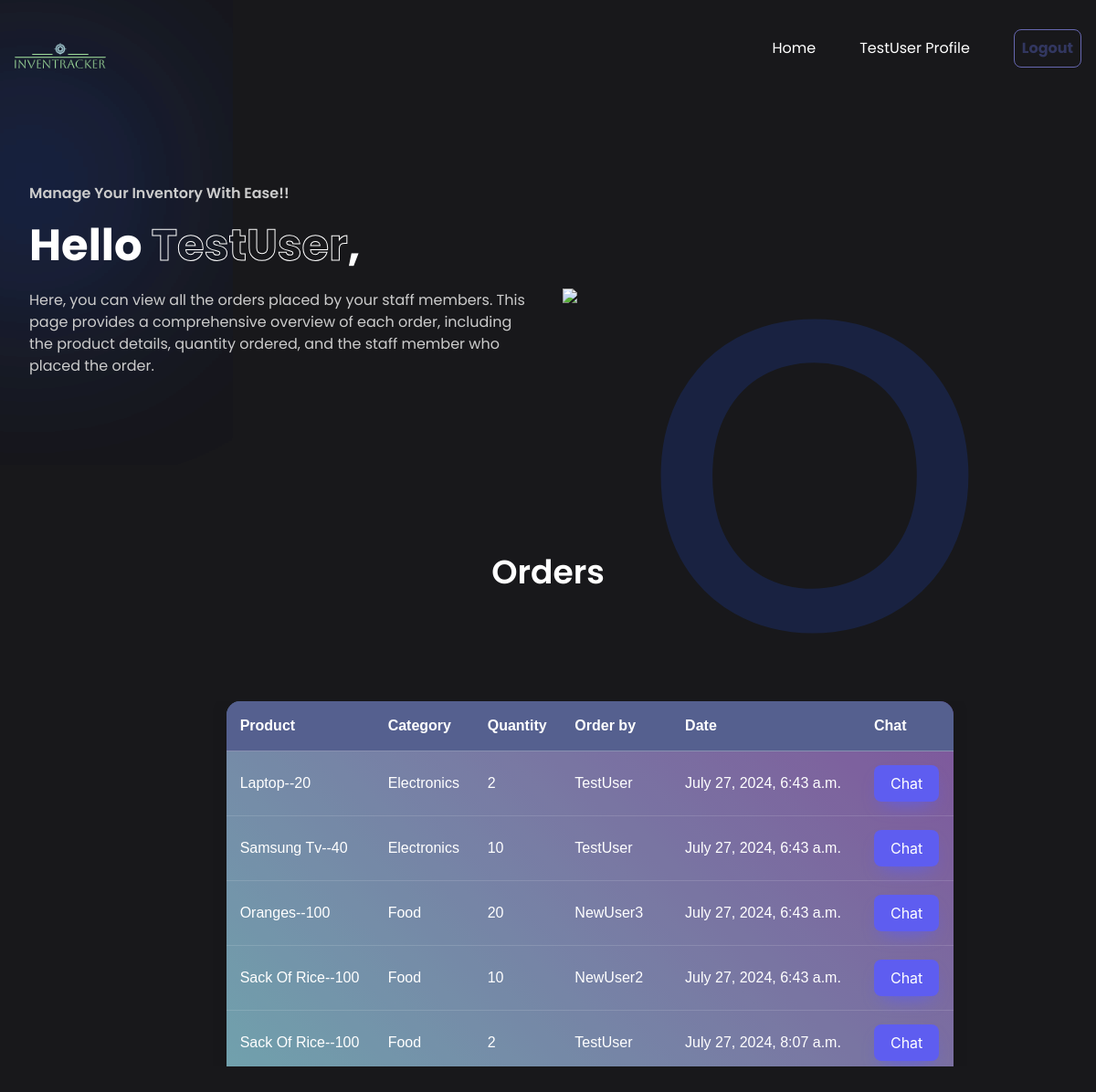
Page /order/ (signed in) on the earlier database version.
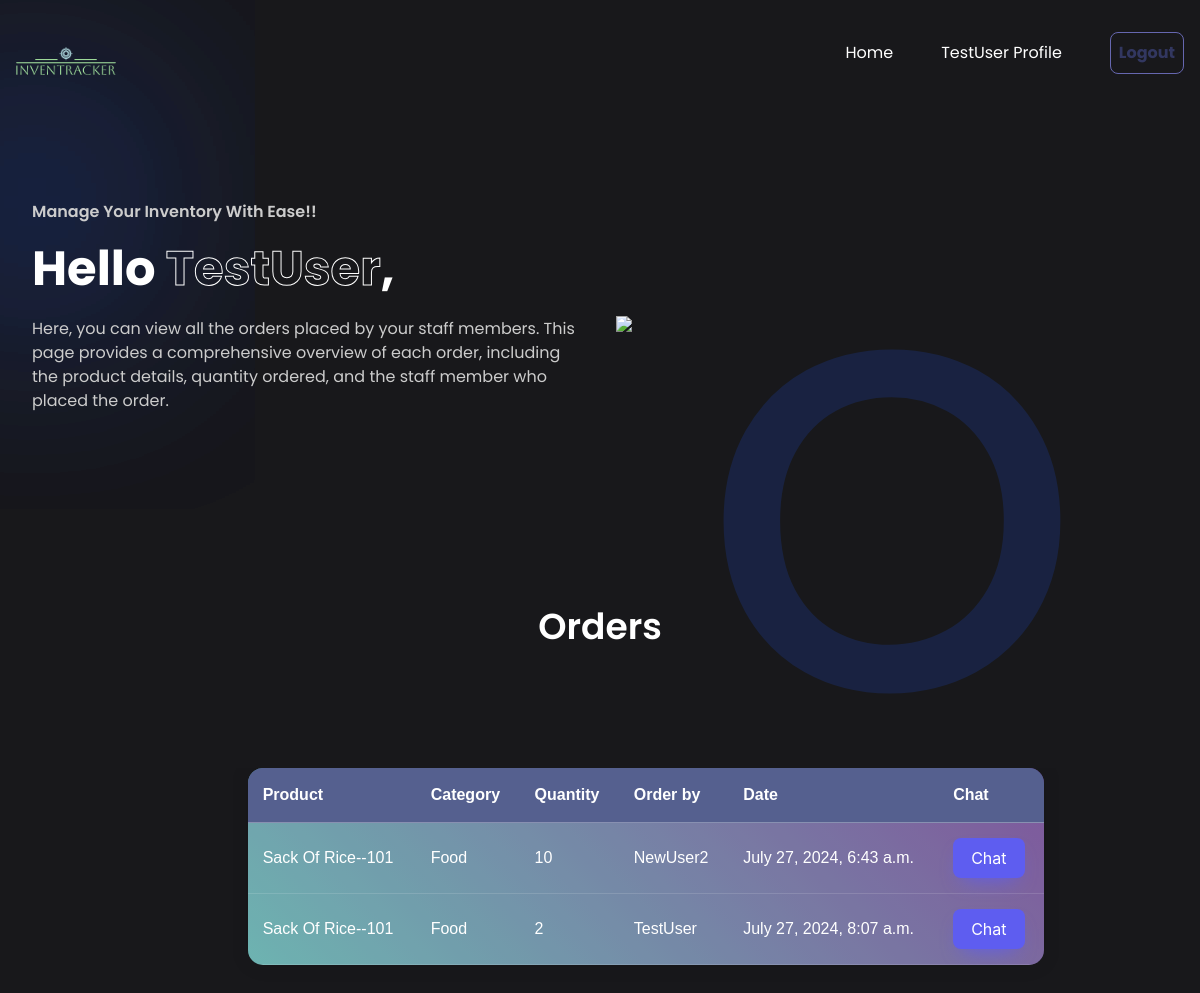
Same page on the later database version.
### dashboard/models.py (models this page shows, shortened)
class Order(models.Model):
  product = models.ForeignKey(Product,on_delete=models.CASCADE,null=True)
  staff = models.ForeignKey(User,on_delete=models.CASCADE,null=True)
  order_quantity = models.PositiveIntegerField(null=True)
  date = models.DateTimeField(auto_now_add=True)
  class Meta:
    verbose_name_plural = 'Order'

class Product(models.Model):
  name = models.CharField(max_length=100, null=True)
  category = models.CharField(max_length=20,choices=CATEGORY,null=True)
  quantity = models.PositiveIntegerField(null=True)
  class Meta:
    verbose_name_plural = 'Product'
  def __str__(self):
    return f'{self.name}--{self.quantity}'

### dashboard/views.py (the view)
# urls.py: path('order/',views.order,name='dashboard-order')
@login_required
def order(request):
  workers = User.objects.all()
  workers_count = workers.count()
  orders = Order.objects.all()
  orders_count = orders.count()
  items = Product.objects.all()
  product_count=items.count()
  context={
    'orders':orders,
    'workers_count':workers_count,
    'orders_count':orders_count,
    'product_count':product_count,
  }
  return render(request,'dashboard/order.html',context)

### templates/dashboard/order.html (shortened to what this page needs)
{% load static%}
<!DOCTYPE html>
<html lang="en">
<head>
    <link rel="stylesheet" href="https://cdnjs.cloudflare.com/ajax/libs/remixicon/3.5.0/remixicon.min.css">
    <link rel="stylesheet" href="style.css">
    <link rel="stylesheet" href="https://cdn.jsdelivr.net/npm/bootstrap@4.6.0/dist/css/bootstrap.min.css"
>
<link rel="stylesheet" href="https://use.fontawesome.com/releases/v5.15.2/css/all.css"
>
</head>
<body>
    <nav>
        <div class="nav-logo">
            <a href="{% url 'dashboard-index' %}">
                <img src="{%static 'images/logo3.png' %}">
            </a>
        </div>
        <ul class="nav-links">
            <li class="link"><a href="{% url 'dashboard-index' %}">Home</a></li>
            <li id="link6" class="link"><a href="{% url 'user-profile' %}"> {{user.username}} Profile</a></li>
        <form action="{% url 'user-logout' %}" method="post" style="display:inline;">
            <button class="H-button" type="submit">Logout</button>
        </form>
        </ul>
    </nav>
    <header class="container">
        <div class="content">
            <h4>Manage Your Inventory With Ease!!</h4>
            <H1>Hello <span>{{user.username}}</span>,</H1>
            <p>
                Here, you can view all the orders placed by your staff members. This page provides a comprehensive overview of each order, including the product details, quantity ordered, and the staff member who placed the order.
            </p>
        </div>
        <div class="image">
            <img src="https://www.deskera.com/blog/content/images/size/w1000/2021/06/factors_of_demand_forecasting-01-2.jpg">
        </div>
    </header>
    <section class="container">
        <h2 class="header">Orders</h2>
        <div class="container">
            <div class="row my-4">
                <div class="col-md-2">
                </div>
                <div class="col-md-9 container1">
                    <table >
                        <thead >
                            <tr >
                                <th scope="col">Product</th>
                                <th scope="col">Category</th>
                                <th scope="col">Quantity</th>
                                <th scope="col">Order by</th>
                                <th scope="col">Date</th>
                                <th scope="col">Chat</th>
                            </tr>
                        </thead>
                        <tbody>
                            {% for orders in orders %}
                            <tr >
                                <td>{{ orders.product }}</td>
                                <td>{{ orders.product.category }}</td>
                                <td>{{ orders.order_quantity }}</td>
                                <td>
                                    {{orders.staff.username}}
                                </td>
                                <td>
                                    {{orders.date}}
                                </td>
                                <td>
                                    <form method="post" action="{% url 'create_chat_room' %}">
                                        <button type="submit" class="btn1 ">Chat</button>
                                    </form>
                                  </td>
                            </tr>
                            {% endfor %}
                        </tbody>
                    </table>
                </div>
            </div>
        </div>
    </section>
</body>
</html>

Differences in the rows shown:
removed Order: product "Laptop--20", product.category "Electronics", order_quantity "2", staff.username "TestUser", date "July 27, 2024, 6:43 a.m."
removed Order: product "Samsung Tv--40", product.category "Electronics", order_quantity "10", staff.username "TestUser", date "July 27, 2024, 6:43 a.m."
removed Order: product "Oranges--100", product.category "Food", order_quantity "20", staff.username "NewUser3", date "July 27, 2024, 6:43 a.m."
changed through a linked row, Order "July 27, 2024, 6:43 a.m.": product "Sack Of Rice--100" → "Sack Of Rice--101"
changed through a linked row, Order "July 27, 2024, 8:07 a.m.": product "Sack Of Rice--100" → "Sack Of Rice--101"
